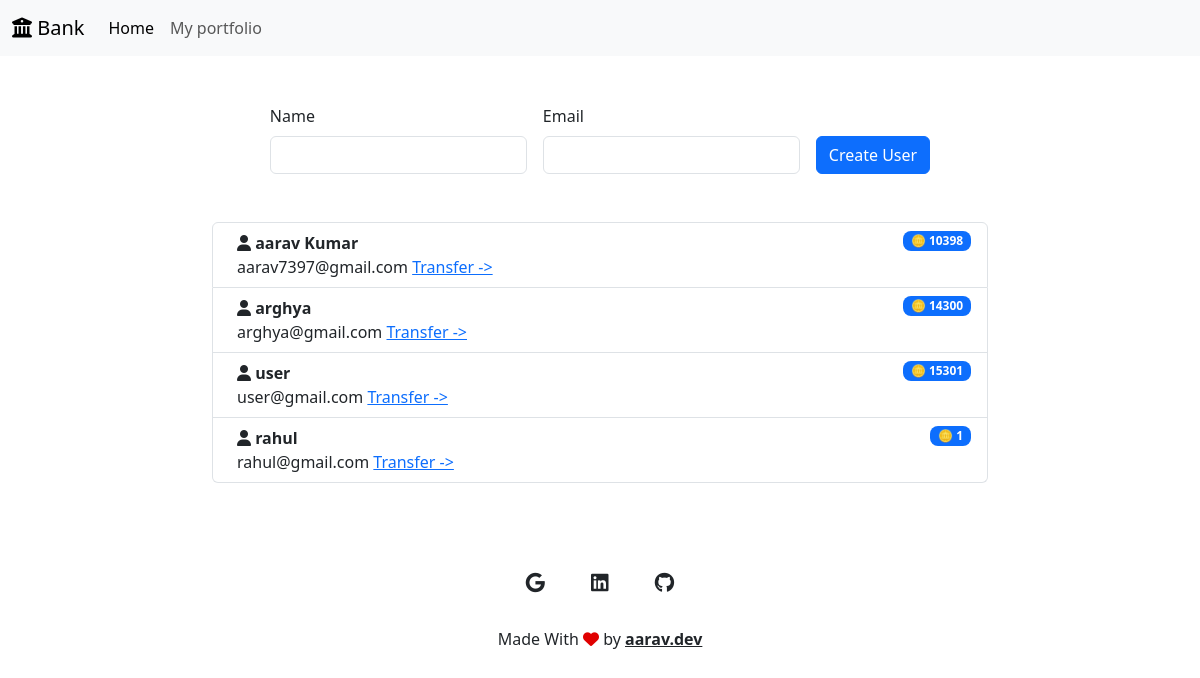
The page / on the database its author committed.
### core/models.py (models this page shows, shortened)
class Customer(models.Model):
    name  = models.CharField(max_length=200, blank=False, null=False)
    email = models.CharField(max_length=50, blank=False, null=False)

class Account(models.Model):
    customer = models.OneToOneField(Customer, on_delete=models.CASCADE)
    balance  = models.IntegerField(default=10000)

### core/views.py (the view, shortened to what this page needs)
# urls.py: path("", views.homepage_view, name="homepage"),
def homepage_view(request):
    customers = Customer.objects.all()
    return render(request, "core/homepage.html", {
        "customers": customers,
        })

### core/templates/core/homepage.html (shortened to what this page needs)
{% extends 'core/layout.html'%}
{% load static %}
{% block body %}
<div class="row mt-5 justify-content-center align-items-center">
    <div class="col-8 d-flex justify-content-center mb-5">
      <form class="row g-3" action="{% url 'homepage'%}" method="post">
        <div class="col-auto">
          <label for="name" class="form-label">Name</label>
          <input name="name" type="text" class="form-control" id="name">
        </div>
        <div class="col-auto">
          <label for="email" class="form-label">Email</label>
          <input name="email" type="text" class="form-control" id="email">
        </div>
        <div class="col align-items-end d-flex">
          <button type="submit" class="btn btn-primary">Create User</button>
        </div>
      </form>
    </div>
    <div class="col-lg-8 col-sm-12">
      <ol class="list-group " id="listTable">
        {% if not customers %}
          <h4 class="align-self-center">No Data</h4>
        {% else %}
          {% for customer in customers %}
            <li data-list-id="{{ customer.email }}" class="list-group-item d-flex justify-content-between align-items-start blood-list">
              <div data-list-id="{{ customer.email }}" class="ms-2 me-auto blood-list" id="bloodBankDetails">
                <div class="fw-bold blood-list" data-list-id="{{ customer.email }}"><i class="fa-solid fa-user"></i> {{ customer.name }}</div>
                {{customer.email }}
                <a href="{% url 'customer' customer.id %}">Transfer -> </a>
              </div>
              <span class="badge text-bg-primary rounded-3" data-list-id="{{ listing.id }}"> 🪙 {{ customer.account.balance }}</span>
            </li>
          {% endfor %}
        {% endif %}
      </ol>
    </div>
</div>
{% endblock %}

### core/templates/core/layout.html (shortened to what this page needs)
{% load static %}
<!DOCTYPE html>
<html lang="en">
<head>
    <link href="https://cdn.jsdelivr.net/npm/bootstrap@5.3.3/dist/css/bootstrap.min.css" rel="stylesheet"
>
</head>
<body>
    <nav class="navbar navbar-expand-lg bg-body-tertiary">
        <div class="container-fluid">
            <a class="navbar-brand" href="{% url 'homepage' %}"><i class="fa-solid fa-building-columns"></i> Bank</a>
            <div class="collapse navbar-collapse" id="navbarNav">
            <ul class="navbar-nav">
                <li class="nav-item">
                <a class="nav-link active" aria-current="page" href="{% url 'homepage' %}">Home</a>
                </li>
                <li class="nav-item">
                <a class="nav-link" href="https://darkice000.github.io/portfolio">My portfolio</a>
                </li>
            </ul>
            </div>
        </div>
    </nav>
    <div class="container-xxl">
        {% block body %}
        {% endblock %}
        <footer class="text-center bg-body-teriary mt-5 ">
            <div class="container pt-4 ">
                <section>
                    <a data-mdb-ripple-init class="btn btn-link btn-floating btn-lg text-body m-1"
                        href="mailto:aarav7397@gmail.com" target="_blank" role="button" data-mdb-ripple-color="dark"><i
                            class="fab fa-google"></i></a>
                    <a data-mdb-ripple-init class="btn btn-link btn-floating btn-lg text-body m-1" target="_blank"
                        href="https://linkedin.com/in/kumaraarav/" role="button" data-mdb-ripple-color="dark"><i
                            class="fab fa-linkedin"></i></a>
                    <a data-mdb-ripple-init class="btn btn-link btn-floating btn-lg text-body m-1" target="_blank"
                        href="https://github.com/darkice000/" role="button" data-mdb-ripple-color="dark"><i
                            class="fab fa-github"></i></a>
                </section>
            </div>
            <div class="text-center p-3">
                Made With <i class="fa-solid fa-heart" style="color: #e00000;"></i> by
                <a class="text-body" href="https://kumaraarav.pythonaywhere.com"><strong>aarav.dev</strong></a>
            </div>
        </footer>
    </div>
</body>
</html>

### rows shown on the page
Customer: name "aarav Kumar", email "aarav7397@gmail.com", account.balance "10398"
Customer: name "arghya", email "arghya@gmail.com", account.balance "14300"
Customer: name "user", email "user@gmail.com", account.balance "15301"
Customer: name "rahul", email "rahul@gmail.com", account.balance "1"
